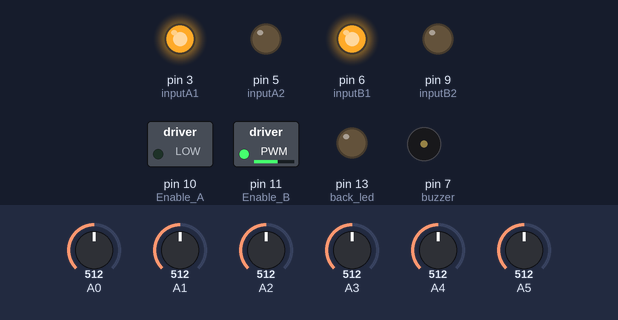
A sketch run on a simulated Arduino Uno, built with avr-gcc and run on an emulated ATmega328P. Parts: switched loads named in the sketch (green lamp = pin HIGH), output pins drawn as LEDs (lit = HIGH), buzzer (waves = sounding, pin HIGH). Inputs (shaded band) come from the test bench; at power-on: A3 = 512, A5 = 512, A0 = 512, A1 = 512, A2 = 512, A4 = 512. What the sketch prints to the serial monitor is not drawn.

Above: at 12.7 s.
12.8 s: A3 set to 390
At 13.7 s:
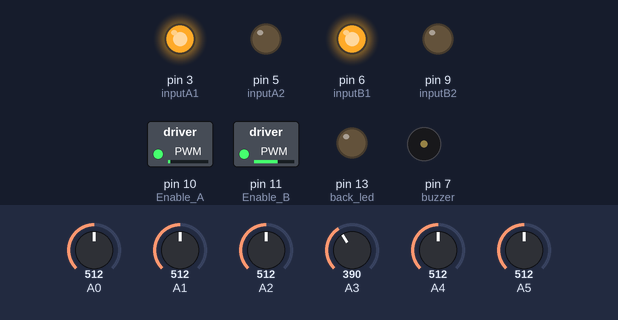
14.3 s: A5 set to 390
At 14.8 s:
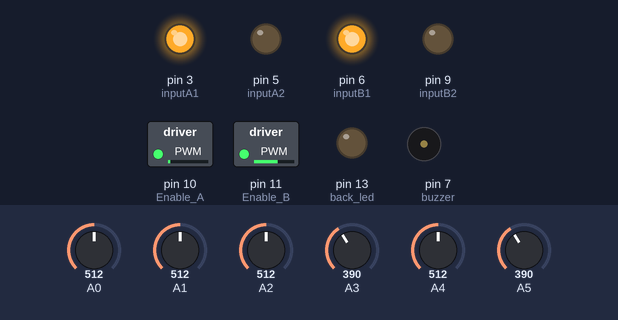
15.8 s: A0 set to 716
At 17.0 s:
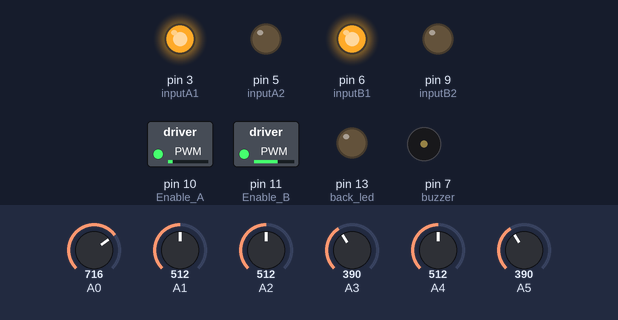
17.3 s: A1 set to 716
At 18.4 s:
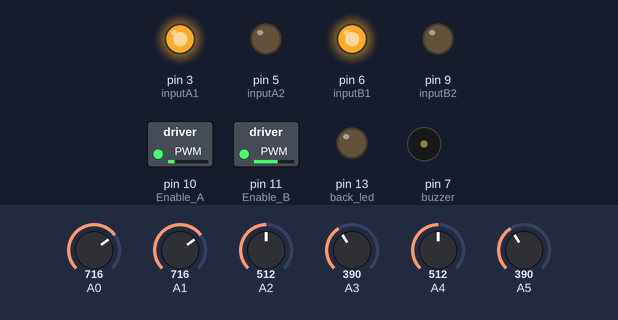
18.8 s: A2 set to 992
At 19.5 s:
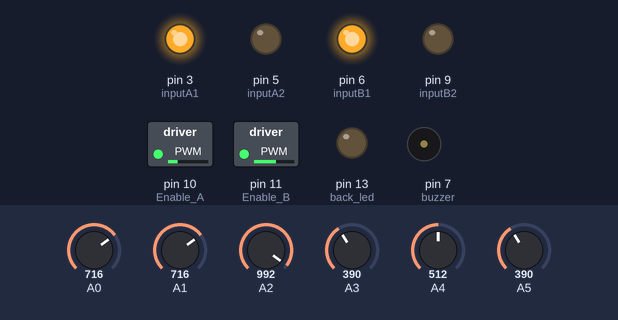
20.3 s: A0 set to 992
At 20.7 s:
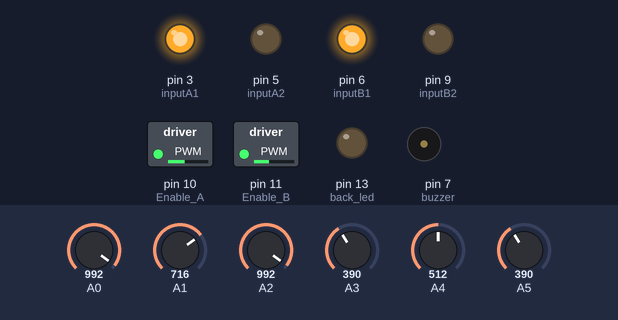
Timing chart, 0 to 22.8 s (numbered marks = the images above; inputs shaded):
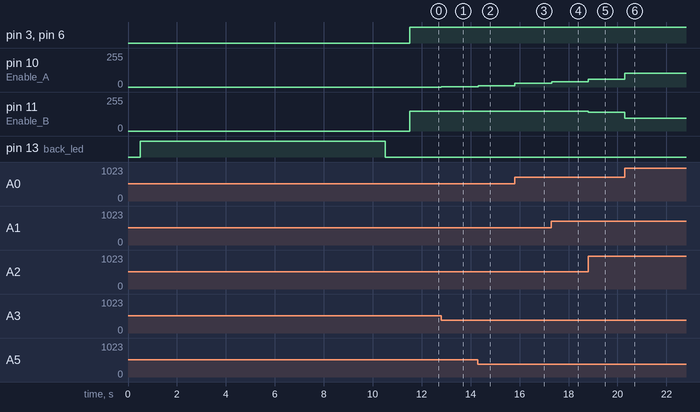

The sketch:

KIAN_robot4.ino
```cpp
#include <QTRSensors.h>

QTRSensors qtr;
const uint8_t SensorCount = 6;
uint16_t sensorValues[SensorCount];

#define M1_defult_speed 100
#define M2_defult_speed 100
#define M1_max_speed 150
#define M2_max_speed 150


const int Enable_A = 10;
const int Enable_B = 11;
const int inputA1 = 3;
const int inputA2 = 5;
const int inputB1 = 6;
const int inputB2 = 9;

int back_led = 13;
int buzzer = 7;

void setup() {
  pinMode(Enable_A, OUTPUT);
  pinMode(Enable_B, OUTPUT);
  pinMode(inputA1, OUTPUT);
  pinMode(inputA2, OUTPUT);
  pinMode(inputB1, OUTPUT);
  pinMode(inputB2, OUTPUT);

  pinMode(back_led, OUTPUT);
  pinMode(buzzer, OUTPUT);


  //--------------QTR SETUP-------------------
  qtr.setTypeAnalog();
  qtr.setSensorPins((const uint8_t[]){A0, A1, A2, A3, A4, A5}, SensorCount);
  qtr.setEmitterPin(2);

  delay(500);
  pinMode(LED_BUILTIN, OUTPUT);
  digitalWrite(LED_BUILTIN, HIGH); // turn on Arduino's LED to indicate we are in calibration mode

  //------kalibrate ayarlamalar------
  for (uint16_t i = 0; i < 400; i++)
  {
    qtr.calibrate();
  }
  digitalWrite(LED_BUILTIN, LOW); // turn off Arduino's LED to indicate we are through with calibration

  // print the calibration minimum values measured when emitters were on
  Serial.begin(9600);
  for (uint8_t i = 0; i < SensorCount; i++)
  {
    Serial.print(qtr.calibrationOn.minimum[i]);
    Serial.print(' ');
  }
  Serial.println();

  // print the calibration maximum values measured when emitters were on
  for (uint8_t i = 0; i < SensorCount; i++)
  {
    Serial.print(qtr.calibrationOn.maximum[i]);
    Serial.print(' ');
  }
  Serial.println();
  Serial.println();
  delay(1000);


}

int lastError = 0;
int last_proportional = 0;
int integral = 0;

#define KP 0.1
#define KD 0.6


void loop() {
   line_follower();

}

void line_follower(){
  int position = qtr.readLineWhite(sensorValues);
  int error = position - 3500;

    int motorSpeed = KP * error + KD * (error - lastError);
    lastError = error;

    int rightMotorSpeed = M1_defult_speed + motorSpeed;
    int leftMotorSpeed =  M2_defult_speed - motorSpeed;

    if (rightMotorSpeed > M2_max_speed ) rightMotorSpeed = M2_max_speed; // prevent the motor from going beyond max speed
    if (leftMotorSpeed > M1_max_speed ) leftMotorSpeed = M1_max_speed; // prevent the motor from going beyond max speed
    if (rightMotorSpeed < 0) rightMotorSpeed = 0; // keep the motor speed positive
    if (leftMotorSpeed < 0) leftMotorSpeed = 0; // keep the motor speed positive

  analogWrite(Enable_A, rightMotorSpeed);
  analogWrite(Enable_B, leftMotorSpeed);

  digitalWrite(inputA1, HIGH);
  digitalWrite(inputA2, LOW);


  digitalWrite(inputB1 , HIGH);
  digitalWrite(inputB2, LOW);


  }


void forward(){
  analogWrite(Enable_A, 150);
  analogWrite(Enable_B, 150);

  digitalWrite(inputA1, HIGH);
  digitalWrite(inputA2, LOW);

  digitalWrite(inputB1 , HIGH);
  digitalWrite(inputB2, LOW);
  delay(2000);

  analogWrite(Enable_A, 0);
  analogWrite(Enable_B, 0);
  delay(1000);
  }

void backward(){
 analogWrite(Enable_A, 100);
 analogWrite(Enable_B, 100);

  digitalWrite(inputA1, LOW);
  digitalWrite(inputA2, HIGH);

  digitalWrite(inputB1 , LOW);
  digitalWrite(inputB2, HIGH);
  delay(2000);
  analogWrite(Enable_A, 0);
  analogWrite(Enable_B, 0);
  delay(1000);
}

void right_ward(){
  analogWrite(Enable_A, 150);
  analogWrite(Enable_B, 150);

  digitalWrite(inputA1, LOW);
  digitalWrite(inputA2, HIGH);

  digitalWrite(inputB1 , HIGH);
  digitalWrite(inputB2, LOW);
  delay(2000);
  analogWrite(Enable_A, 0);
  analogWrite(Enable_B, 0);
  delay(1000);
}

void left_ward(){
  analogWrite(Enable_A, 150);
  analogWrite(Enable_B, 150);

  digitalWrite(inputA1, HIGH);
  digitalWrite(inputA2, LOW);

  digitalWrite(inputB1 , LOW);
  digitalWrite(inputB2, HIGH);
  delay(2000);
  analogWrite(Enable_A, 0);
  analogWrite(Enable_B, 0);
  delay(1000);
}
```

Measured:
- after the input at 12.8 s, pin 10 (Enable_A): 0/255 → 2/255 at once
- after the input at 14.3 s, pin 10 (Enable_A): 2/255 → 11/255 at once
- after the input at 15.8 s, pin 10 (Enable_A): 11/255 → 29/255 at once
- after the input at 17.3 s, pin 10 (Enable_A): 29/255 → 41/255 at once
- after the input at 18.8 s, pin 10 (Enable_A): 41/255 → 60/255 at once; pin 11 (Enable_B): 150/255 → 140/255 at once
- after the input at 20.3 s, pin 10 (Enable_A): 60/255 → 105/255 at once; pin 11 (Enable_B): 140/255 → 95/255 at once
